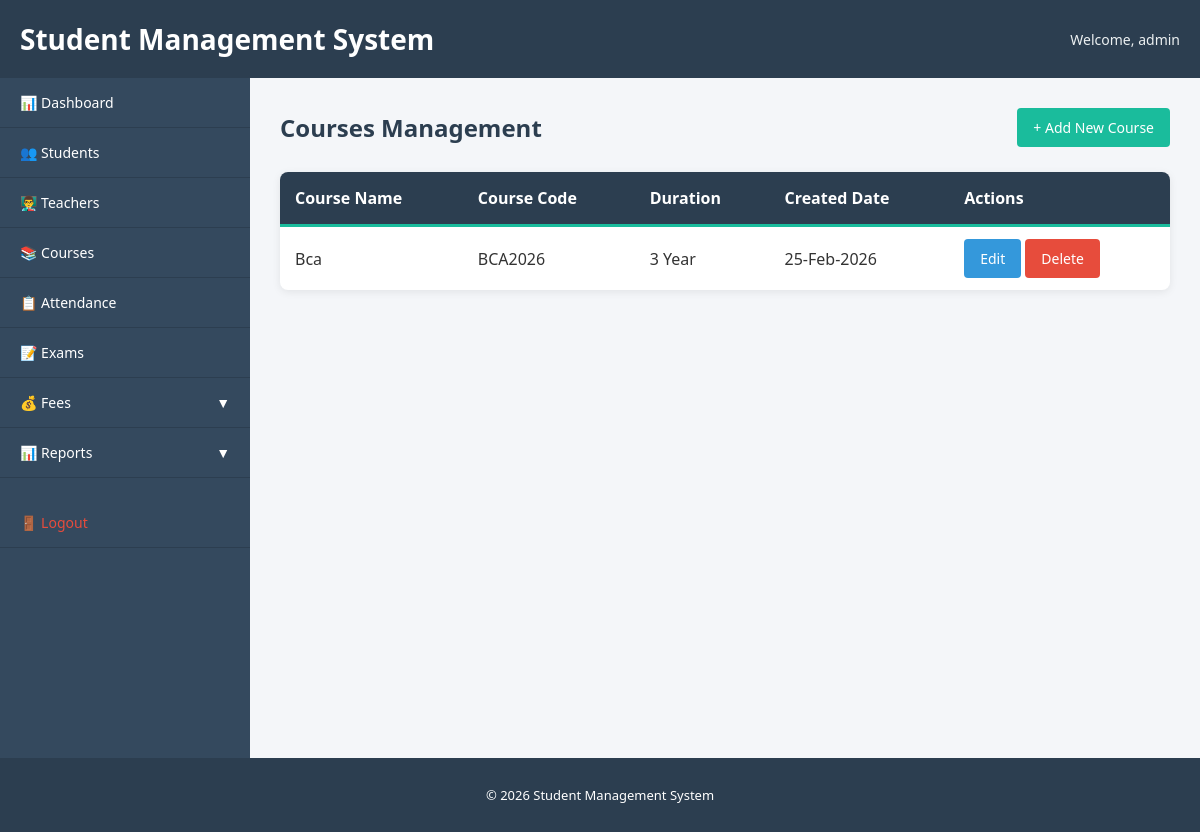
The page /modules/courses/view.php (signed in) on the database its author committed.
### tables this page shows
CREATE TABLE `courses` (
  `id` int(11) NOT NULL AUTO_INCREMENT,
  `course_name` varchar(100) NOT NULL,
  `course_code` varchar(50) NOT NULL,
  `duration` varchar(50) DEFAULT NULL,
  `created_at` timestamp NOT NULL DEFAULT current_timestamp(),
  PRIMARY KEY (`id`),
  UNIQUE KEY `course_code` (`course_code`)
);

### modules/courses/view.php (the view, shortened to what this page needs)
<?php
include "../../config/db.php";
include "../../includes/header.php";
include "../../includes/sidebar.php";
$sql = "SELECT * FROM courses ORDER BY course_name ASC";
$result = mysqli_query($conn, $sql);
$courses = mysqli_fetch_all($result, MYSQLI_ASSOC);
?>
<div class="content">
    <div class="header-section">
        <h2>Courses Management</h2>
        <a href="add.php" class="btn btn-add">+ Add New Course</a>
    </div>
    <table class="table">
        <thead>
            <tr>
                <th>Course Name</th>
                <th>Course Code</th>
                <th>Duration</th>
                <th>Created Date</th>
                <th>Actions</th>
            </tr>
        </thead>
        <tbody>
            <?php if (count($courses) > 0) {
                foreach ($courses as $course) { ?>
                    <tr>
                        <td><?php echo htmlspecialchars($course['course_name']); ?></td>
                        <td><?php echo htmlspecialchars($course['course_code']); ?></td>
                        <td><?php echo htmlspecialchars($course['duration'] ?? 'N/A'); ?></td>
                        <td><?php echo date('d-M-Y', strtotime($course['created_at'])); ?></td>
                        <td>
                            <a href="edit.php?id=<?php echo $course['id']; ?>" class="btn btn-edit">Edit</a>
                            <a href="delete.php?id=<?php echo $course['id']; ?>" class="btn btn-delete" onclick="return confirm('Delete this course?');">Delete</a>
                        </td>
                    </tr>
                <?php }
            } else { ?>
                <tr><td colspan="5" style="text-align:center;">No courses found</td></tr>
            <?php } ?>
        </tbody>
    </table>
</div>
<?php include "../../includes/footer.php"; ?>

### assets/css/style.css (style rules this page uses)
* { box-sizing: border-box; }
body { margin: 0; font-family: 'Segoe UI', Tahoma, Geneva, Verdana, sans-serif; background-color: #f4f6f9; color: #333; }
.content { flex: 1; padding: 30px; background-color: #f4f6f9; overflow-y: auto; }
h2, h3 { color: #2c3e50; margin-top: 0; }
.header-section { display: flex; justify-content: space-between; align-items: center; margin-bottom: 25px; }
.header-section h2 { margin: 0; }
.table { width: 100%; border-collapse: collapse; background: white; border-radius: 8px; overflow: hidden; box-shadow: 0px 2px 8px rgba(0,0,0,0.08); }
.table thead { background-color: #2c3e50; color: white; }
.table th { padding: 15px; text-align: left; font-weight: 600; border-bottom: 3px solid #1abc9c; }
.table td { padding: 12px 15px; border-bottom: 1px solid #ecf0f1; }
.table tbody tr { transition: 0.2s; }
.table tbody tr:last-child td { border-bottom: none; }
.btn { padding: 10px 16px; border-radius: 4px; text-decoration: none; font-size: 14px; display: inline-block; border: none; cursor: pointer; transition: 0.3s; font-weight: 500; }
.btn-add { background-color: #1abc9c; color: white; }
.btn-edit { background-color: #3498db; color: white; }
.btn-delete { background-color: #e74c3c; color: white; }

### rows shown on the page
courses: course_name "Bca", course_code "BCA2026", duration "3 Year", created_at "25-Feb-2026"

### other values the page prints
$_SESSION['user_name'] "admin"
